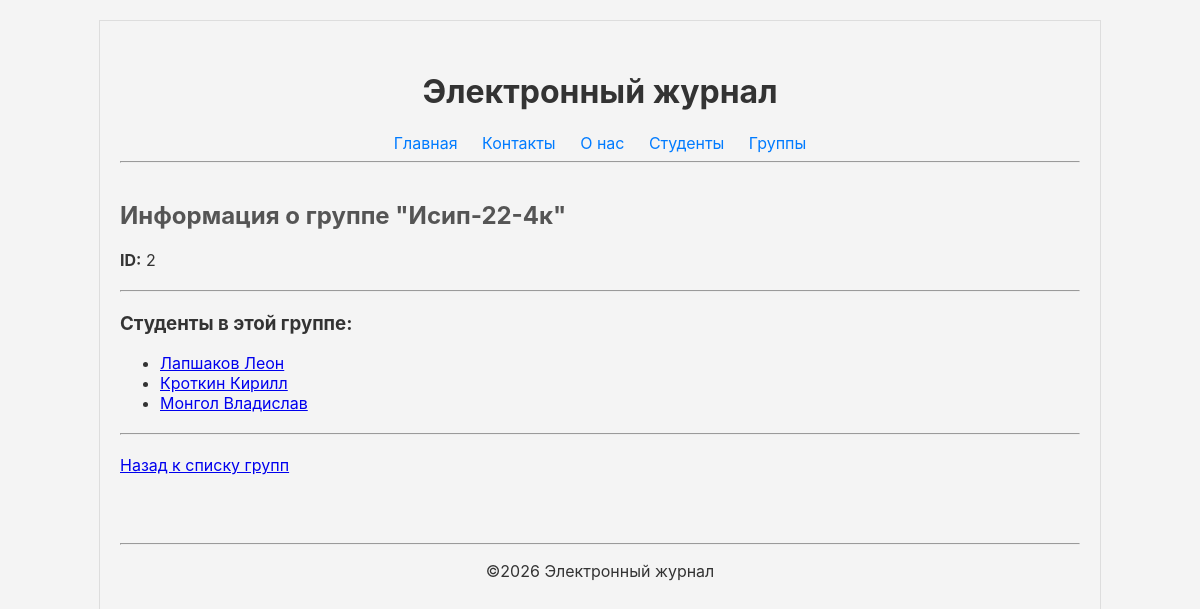
The app's page /groups/2/, older data.
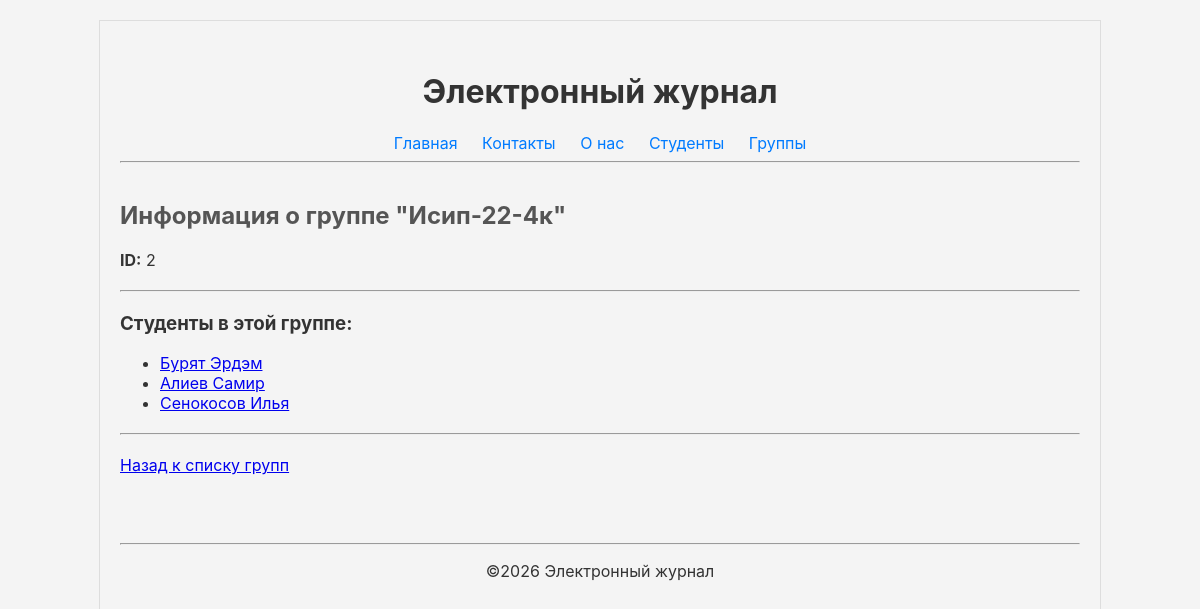
The same page, newer data.
### journal/models.py (models this page shows)
class Student(models.Model):
    first_name = models.CharField(max_length=50)
    last_name = models.CharField(max_length=50)
    group = models.ForeignKey(Group, on_delete=models.CASCADE, related_name='students')
    def __str__(self):
        return f'{ self.last_name } {self.first_name }'

### journal/views.py (the view)
# urls.py: path('groups/<int:group_id>/', views.group_detail_view, name='group_detail'),
def group_detail_view(request, group_id):
    group = Group.objects.get(pk=group_id)
    students_in_group = group.students.all()
    context = {
        'group': group,
        'students': students_in_group,
    }
    return render(request, 'journal/group_detail.html', context)

### journal/templates/journal/group_detail.html (shortened to what this page needs)
{% extends 'base.html' %}
{% block content %}
    <h2>Информация о группе "{{ group.name }}"</h2>
    <p><strong>ID:</strong> {{ group.id }}</p>
    <hr style="margin: 20px 0;">
    <h3>Студенты в этой группе:</h3>
    {% if students %}
        <ul>
            {% for student in students %}
                <li>
                    <a href="{% url 'student_detail' student_id=student.id %}">
                        {{ student }}
                    </a>
                </li>
            {% endfor %}
        </ul>
    {% else %}
        <p>В этой группе пока нет студентов.</p>
    {% endif %}
    <hr style="margin: 20px 0;">
    <a href="{% url 'groups' %}">Назад к списку групп</a>
{% endblock %}

Row changes from the older to the newer data that the page shows:
removed Student: last_name+first_name "Лапшаков Леон"
removed Student: last_name+first_name "Кроткин Кирилл"
removed Student: last_name+first_name "Монгол Владислав"
added Student: last_name+first_name "Бурят Эрдэм"
added Student: last_name+first_name "Алиев Самир"
added Student: last_name+first_name "Сенокосов Илья"
